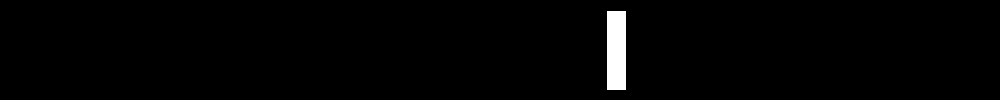
Frame 1 (no input)
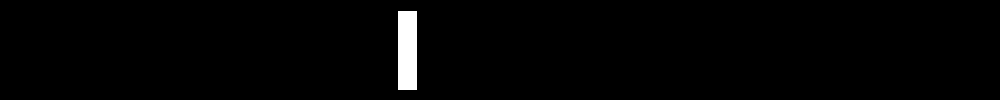
Frame 60 (the mouse pressed at the canvas centre just before this capture)
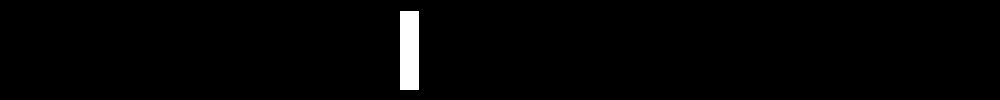
Frame 120 (the mouse held since frame 60 and released just before this capture)

The Processing sketch that drew these frames (run headless with seeded random() and noise(); from frame 60 on, the mouse is pressed at the canvas centre):

// Processing sketch: processing_136034
// ── processing_136034.pde

void setup() {
  size(1000, 100);
}

float t = 0.;
int x = 0;

void draw() {
  background(0);
  float x = map(noise(t), 0., 1., 0., width);
  rect(x, 10, 20, 80);
  t = t+0.01;
}
